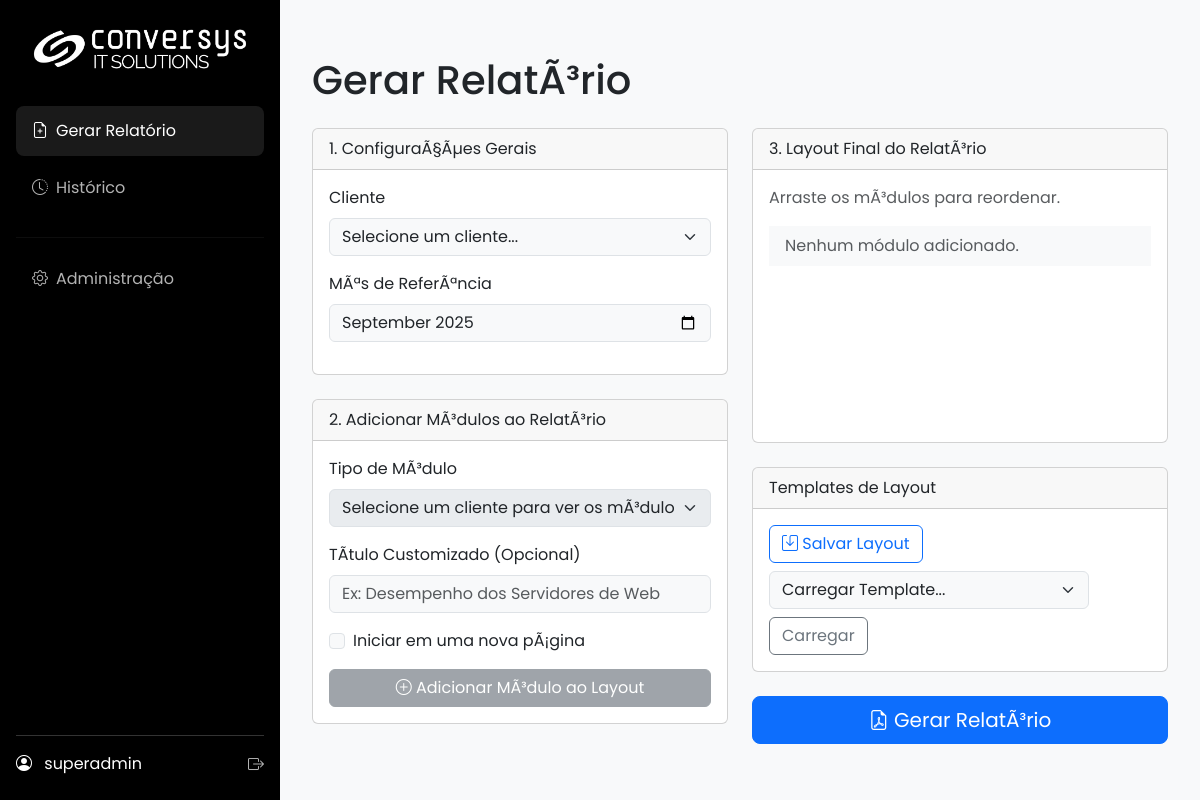
Screenshot of /gerar (signed in) with the database file from the repository.
### app/models.py (models this page shows, shortened)
class SystemConfig(db.Model):
    id = db.Column(db.Integer, primary_key=True)
    company_name = db.Column(db.String(100), default="Conversys IT Solutions")
    footer_text = db.Column(db.String(255), default=f"Conversys IT Solutions Copyright {dt.datetime.now().year} – Todos os direitos Reservados | Política de privacidade")
    primary_color = db.Column(db.String(7), default="#2c3e50")
    secondary_color = db.Column(db.String(7), default="#3498db")
    logo_dark_bg_path = db.Column(db.String(255), nullable=True)
    logo_light_bg_path = db.Column(db.String(255), nullable=True)
    login_background_path = db.Column(db.String(255), nullable=True)
    default_cover_path = db.Column(db.String(255), nullable=True)
    color_scheme = db.Column(db.String(10), default="light")
    color_bg_main = db.Column(db.String(7), default="#f8f9fa")
    color_bg_card = db.Column(db.String(7), default="#ffffff")
    color_text_light = db.Column(db.String(7), default="#212529")
    color_border = db.Column(db.String(7), default="#dee2e6")
    login_media_path = db.Column(db.String(255), nullable=True)
    report_cover_path = db.Column(db.String(255), nullable=True)
    report_final_page_path = db.Column(db.String(255), nullable=True)

class User(UserMixin, db.Model):
    id = db.Column(db.Integer, primary_key=True)
    username = db.Column(db.String(64), index=True, unique=True)
    email = db.Column(db.String(120), index=True, unique=True)
    password_hash = db.Column(db.String(256))
    role_id = db.Column(db.Integer, db.ForeignKey('role.id'))
    reports = db.relationship('Report', backref='user', lazy='dynamic')
    clients = db.relationship('Client', secondary=user_client_association, back_populates='users')
    def has_role(self, role_name):
        return self.role.name == role_name

### app/main/routes.py (the view)
@main.route('/gerar')
@login_required
def gerar_form():
    clients = current_user.clients if current_user.has_role('client') else Client.query.order_by(Client.name).all()
    templates = ReportTemplate.query.order_by(ReportTemplate.name).all()
    return render_template('gerar_form.html', title="Gerar RelatÃ³rio", clients=clients, templates=templates)

### app/__init__.py (called while the page is built)
@login_manager.user_loader
def load_user(user_id):
    from .models import User
    return db.session.get(User, int(user_id))

def _ensure_request_id():
    rid = getattr(g, "request_id", None)
    if not rid:
        rid = uuid.uuid4().hex
        g.request_id = rid
    return rid

### app/main/routes.py (called while the page is built, shortened)
@main.before_app_request
def before_request_func():
    cfg = SystemConfig.query.first()
    g.sys_config = cfg

### app/templates/gerar_form.html (shortened to what this page needs)
﻿{% extends 'base.html' %}
{% block content %}
<h1 class="mb-4">{{ title }}</h1>
<form id="report-form">
    <div class="row g-4">
        <div class="col-lg-6">
            <div class="card">
                <div class="card-header">
                    1. ConfiguraÃ§Ãµes Gerais
                </div>
                <div class="card-body">
                    <div class="mb-3">
                        <label for="client_id" class="form-label">Cliente</label>
                        <select name="client_id" id="client_id" class="form-select" required>
                            <option value="">Selecione um cliente...</option>
                        </select>
                    </div>
                    <div class="mb-3">
                        <label for="mes_ref" class="form-label">MÃªs de ReferÃªncia</label>
                        <input type="month" name="mes_ref" id="mes_ref" class="form-control" required>
                    </div>
                </div>
            </div>
            <div class="card mt-4">
                <div class="card-header">
                   2. Adicionar MÃ³dulos ao RelatÃ³rio
                </div>
                <div class="card-body">
                     <div class="mb-3">
                        <label for="module-type-select" class="form-label">Tipo de MÃ³dulo</label>
                        <select id="module-type-select" class="form-select" disabled>
                            <option>Selecione um cliente para ver os mÃ³dulos</option>
                        </select>
                    </div>
                    <div class="mb-3">
                        <label for="module-title-input" class="form-label">TÃ­tulo Customizado (Opcional)</label>
                        <input type="text" id="module-title-input" class="form-control" placeholder="Ex: Desempenho dos Servidores de Web">
                    </div>
                    <div class="form-check mb-3">
                        <input class="form-check-input" type="checkbox" id="module-newpage-check">
                        <label class="form-check-label" for="module-newpage-check">
                            Iniciar em uma nova pÃ¡gina
                        </label>
                    </div>
                    <button type="button" id="add-module-btn" class="btn btn-secondary w-100" disabled>
                        <i class="bi bi-plus-circle"></i> Adicionar MÃ³dulo ao Layout
                    </button>
                </div>
            </div>
        </div>
        <div class="col-lg-6">
            <div class="card">
                 <div class="card-header">
                    3. Layout Final do RelatÃ³rio
                 </div>
                <div class="card-body">
                    <p class="text-muted">Arraste os mÃ³dulos para reordenar.</p>
                    <div id="report-layout-container" style="min-height: 200px;">
                        <ul id="report-layout-list" class="list-group list-group-flush">
                        </ul>
                    </div>
                </div>
            </div>
            <div class="card mt-4">
                <div class="card-header">
                    Templates de Layout
                </div>
                <div class="card-body">
                    <div class="d-flex align-items-center gap-2 flex-wrap">
                        <button type="button" class="btn btn-outline-primary" id="saveTemplateBtn" data-bs-toggle="modal" data-bs-target="#saveTemplateModal">
                            <i class="bi bi-save"></i> Salvar Layout
                        </button>
                        <select id="templateSelector" class="form-select" style="max-width: 320px;">
                            <option value="">Carregar Template...</option>
                        </select>
                        <button type="button" class="btn btn-outline-secondary" id="loadTemplateBtn">
                            Carregar
                        </button>
                    </div>
                </div>
            </div>
            <div class="d-grid gap-2 mt-4">
                <button type="submit" id="generate-btn" class="btn btn-primary btn-lg">
                    <i class="bi bi-file-earmark-pdf"></i> Gerar RelatÃ³rio
                </button>
            </div>
        </div>
    </div>
</form>
{% endblock %}

### app/templates/base.html (shortened to what this page needs)
<!DOCTYPE html>
<html lang="pt-br" data-bs-theme="{{ g.sys_config.color_scheme | default('dark') }}">
<head>
    <link href="https://cdn.jsdelivr.net/npm/bootstrap@5.3.3/dist/css/bootstrap.min.css" rel="stylesheet">
    <link rel="stylesheet" href="https://cdn.jsdelivr.net/npm/bootstrap-icons@1.11.3/font/bootstrap-icons.min.css">
</head>
<body>
    <div class="d-flex">
        <div class="sidebar">
            <a href="{{ url_for('main.index') }}" class="logo">
                {% if g.sys_config.logo_dark_bg_path %}
                    <img src="{{ url_for('main.uploaded_file', filename=g.sys_config.logo_dark_bg_path) }}" alt="Logo">
                {% else %}
                    <span>{{ g.sys_config.company_name }}</span>
                {% endif %}
            </a>
            <ul class="nav flex-column">
                <li><a href="{{ url_for('main.gerar_form') }}" class="nav-link {% if request.endpoint == 'main.gerar_form' %}active{% endif %}"><i class="bi bi-file-earmark-plus me-2"></i>Gerar Relatório</a></li>
                <li><a href="{{ url_for('main.history') }}" class="nav-link {% if request.endpoint == 'main.history' %}active{% endif %}"><i class="bi bi-clock-history me-2"></i>Histórico</a></li>
                {% if current_user.has_role('admin') or current_user.has_role('super_admin') %}
                <hr style="border-color: rgba(255,255,255,0.2);">
                <li><a href="{{ url_for('admin.dashboard') }}" class="nav-link {% if 'admin.' in request.endpoint %}active{% endif %}"><i class="bi bi-gear me-2"></i>Administração</a></li>
                {% endif %}
            </ul>
            <div class="user-info">
                <div class="d-flex justify-content-between align-items-center">
                    <div>
                        <i class="bi bi-person-circle me-2"></i>
                        <span>{{ current_user.username }}</span>
                    </div>
                    <a href="{{ url_for('auth.logout') }}" title="Sair"><i class="bi bi-box-arrow-right"></i></a>
                </div>
            </div>
        </div>
        <div class="main-content flex-grow-1">
            {% block content %}{% endblock %}
        </div>
    </div>
</body>
</html>

### rows the page displays
SystemConfig: logo_dark_bg_path (picture)
User: username "superadmin"

### other values shown
{{ title }} "Gerar RelatÃ³rio"
